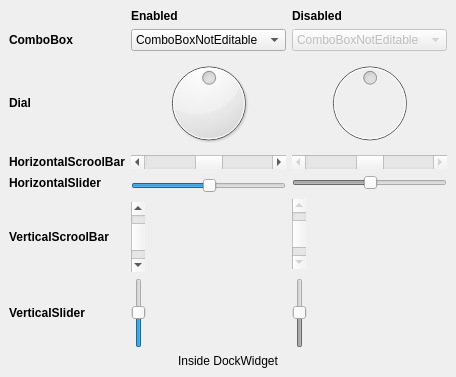
<?xml version="1.0" encoding="UTF-8"?>
<ui version="4.0">
 <class>DockWidget</class>
 <widget class="QDockWidget" name="DockWidget">
  <property name="geometry">
   <rect>
    <x>0</x>
    <y>0</y>
    <width>455</width>
    <height>377</height>
   </rect>
  </property>
  <property name="windowTitle">
   <string>Inputs - No Fields</string>
  </property>
  <widget class="QWidget" name="dockWidgetContents">
   <layout class="QGridLayout" name="gridLayout">
    <item row="2" column="1">
     <widget class="QDial" name="dial">
      <property name="minimumSize">
       <size>
        <width>0</width>
        <height>0</height>
       </size>
      </property>
      <property name="maximumSize">
       <size>
        <width>16777215</width>
        <height>16777215</height>
       </size>
      </property>
      <property name="toolTip">
       <string>This is a tool tip</string>
      </property>
      <property name="statusTip">
       <string>This is a status tip</string>
      </property>
      <property name="whatsThis">
       <string>This is &quot;what is this&quot;</string>
      </property>
      <property name="value">
       <number>50</number>
      </property>
     </widget>
    </item>
    <item row="7" column="0">
     <widget class="QLabel" name="label_25">
      <property name="minimumSize">
       <size>
        <width>0</width>
        <height>0</height>
       </size>
      </property>
      <property name="maximumSize">
       <size>
        <width>16777215</width>
        <height>16777215</height>
       </size>
      </property>
      <property name="font">
       <font>
        <weight>75</weight>
        <bold>true</bold>
       </font>
      </property>
      <property name="toolTip">
       <string>This is a tool tip</string>
      </property>
      <property name="statusTip">
       <string>This is a status tip</string>
      </property>
      <property name="whatsThis">
       <string>This is &quot;what is this&quot;</string>
      </property>
      <property name="text">
       <string>VerticalSlider</string>
      </property>
     </widget>
    </item>
    <item row="3" column="2">
     <widget class="QScrollBar" name="horizontalScrollBarDis">
      <property name="enabled">
       <bool>false</bool>
      </property>
      <property name="minimumSize">
       <size>
        <width>0</width>
        <height>0</height>
       </size>
      </property>
      <property name="maximumSize">
       <size>
        <width>16777215</width>
        <height>16777215</height>
       </size>
      </property>
      <property name="toolTip">
       <string>This is a tool tip</string>
      </property>
      <property name="statusTip">
       <string>This is a status tip</string>
      </property>
      <property name="whatsThis">
       <string>This is &quot;what is this&quot;</string>
      </property>
      <property name="value">
       <number>50</number>
      </property>
      <property name="orientation">
       <enum>Qt::Horizontal</enum>
      </property>
     </widget>
    </item>
    <item row="7" column="1">
     <widget class="QSlider" name="verticalSlider">
      <property name="minimumSize">
       <size>
        <width>0</width>
        <height>70</height>
       </size>
      </property>
      <property name="maximumSize">
       <size>
        <width>16777215</width>
        <height>70</height>
       </size>
      </property>
      <property name="toolTip">
       <string>This is a tool tip</string>
      </property>
      <property name="statusTip">
       <string>This is a status tip</string>
      </property>
      <property name="whatsThis">
       <string>This is &quot;what is this&quot;</string>
      </property>
      <property name="value">
       <number>50</number>
      </property>
      <property name="orientation">
       <enum>Qt::Vertical</enum>
      </property>
     </widget>
    </item>
    <item row="4" column="0">
     <widget class="QLabel" name="label_24">
      <property name="minimumSize">
       <size>
        <width>0</width>
        <height>0</height>
       </size>
      </property>
      <property name="maximumSize">
       <size>
        <width>16777215</width>
        <height>16777215</height>
       </size>
      </property>
      <property name="font">
       <font>
        <weight>75</weight>
        <bold>true</bold>
       </font>
      </property>
      <property name="toolTip">
       <string>This is a tool tip</string>
      </property>
      <property name="statusTip">
       <string>This is a status tip</string>
      </property>
      <property name="whatsThis">
       <string>This is &quot;what is this&quot;</string>
      </property>
      <property name="text">
       <string>HorizontalSlider</string>
      </property>
     </widget>
    </item>
    <item row="4" column="1" rowspan="2">
     <widget class="QSlider" name="horizontalSlider">
      <property name="minimumSize">
       <size>
        <width>0</width>
        <height>0</height>
       </size>
      </property>
      <property name="maximumSize">
       <size>
        <width>16777215</width>
        <height>16777215</height>
       </size>
      </property>
      <property name="toolTip">
       <string>This is a tool tip</string>
      </property>
      <property name="statusTip">
       <string>This is a status tip</string>
      </property>
      <property name="whatsThis">
       <string>This is &quot;what is this&quot;</string>
      </property>
      <property name="value">
       <number>50</number>
      </property>
      <property name="orientation">
       <enum>Qt::Horizontal</enum>
      </property>
     </widget>
    </item>
    <item row="4" column="2">
     <widget class="QSlider" name="horizontalSliderDis">
      <property name="enabled">
       <bool>false</bool>
      </property>
      <property name="minimumSize">
       <size>
        <width>0</width>
        <height>0</height>
       </size>
      </property>
      <property name="maximumSize">
       <size>
        <width>16777215</width>
        <height>16777215</height>
       </size>
      </property>
      <property name="toolTip">
       <string>This is a tool tip</string>
      </property>
      <property name="statusTip">
       <string>This is a status tip</string>
      </property>
      <property name="whatsThis">
       <string>This is &quot;what is this&quot;</string>
      </property>
      <property name="value">
       <number>50</number>
      </property>
      <property name="orientation">
       <enum>Qt::Horizontal</enum>
      </property>
     </widget>
    </item>
    <item row="6" column="0">
     <widget class="QLabel" name="label_23">
      <property name="minimumSize">
       <size>
        <width>0</width>
        <height>0</height>
       </size>
      </property>
      <property name="maximumSize">
       <size>
        <width>16777215</width>
        <height>16777215</height>
       </size>
      </property>
      <property name="font">
       <font>
        <weight>75</weight>
        <bold>true</bold>
       </font>
      </property>
      <property name="toolTip">
       <string>This is a tool tip</string>
      </property>
      <property name="statusTip">
       <string>This is a status tip</string>
      </property>
      <property name="whatsThis">
       <string>This is &quot;what is this&quot;</string>
      </property>
      <property name="text">
       <string>VerticalScroolBar</string>
      </property>
     </widget>
    </item>
    <item row="0" column="2">
     <widget class="QLabel" name="label_2">
      <property name="font">
       <font>
        <weight>75</weight>
        <bold>true</bold>
       </font>
      </property>
      <property name="text">
       <string>Disabled</string>
      </property>
     </widget>
    </item>
    <item row="5" column="2" rowspan="2">
     <widget class="QScrollBar" name="verticalScrollBarDis">
      <property name="enabled">
       <bool>false</bool>
      </property>
      <property name="minimumSize">
       <size>
        <width>0</width>
        <height>70</height>
       </size>
      </property>
      <property name="maximumSize">
       <size>
        <width>16777215</width>
        <height>70</height>
       </size>
      </property>
      <property name="toolTip">
       <string>This is a tool tip</string>
      </property>
      <property name="statusTip">
       <string>This is a status tip</string>
      </property>
      <property name="whatsThis">
       <string>This is &quot;what is this&quot;</string>
      </property>
      <property name="value">
       <number>50</number>
      </property>
      <property name="orientation">
       <enum>Qt::Vertical</enum>
      </property>
     </widget>
    </item>
    <item row="2" column="0">
     <widget class="QLabel" name="label_21">
      <property name="minimumSize">
       <size>
        <width>0</width>
        <height>0</height>
       </size>
      </property>
      <property name="maximumSize">
       <size>
        <width>16777215</width>
        <height>16777215</height>
       </size>
      </property>
      <property name="font">
       <font>
        <weight>75</weight>
        <bold>true</bold>
       </font>
      </property>
      <property name="toolTip">
       <string>This is a tool tip</string>
      </property>
      <property name="statusTip">
       <string>This is a status tip</string>
      </property>
      <property name="whatsThis">
       <string>This is &quot;what is this&quot;</string>
      </property>
      <property name="text">
       <string>Dial</string>
      </property>
     </widget>
    </item>
    <item row="8" column="0">
     <spacer name="verticalSpacerDis">
      <property name="toolTip">
       <string>This is a tool tip</string>
      </property>
      <property name="statusTip">
       <string>This is a status tip</string>
      </property>
      <property name="whatsThis">
       <string>This is &quot;what is this&quot;</string>
      </property>
      <property name="orientation">
       <enum>Qt::Vertical</enum>
      </property>
      <property name="sizeHint" stdset="0">
       <size>
        <width>20</width>
        <height>0</height>
       </size>
      </property>
     </spacer>
    </item>
    <item row="6" column="1">
     <widget class="QScrollBar" name="verticalScrollBar">
      <property name="minimumSize">
       <size>
        <width>0</width>
        <height>70</height>
       </size>
      </property>
      <property name="maximumSize">
       <size>
        <width>16777215</width>
        <height>70</height>
       </size>
      </property>
      <property name="toolTip">
       <string>This is a tool tip</string>
      </property>
      <property name="statusTip">
       <string>This is a status tip</string>
      </property>
      <property name="whatsThis">
       <string>This is &quot;what is this&quot;</string>
      </property>
      <property name="value">
       <number>50</number>
      </property>
      <property name="orientation">
       <enum>Qt::Vertical</enum>
      </property>
     </widget>
    </item>
    <item row="3" column="1">
     <widget class="QScrollBar" name="horizontalScrollBar">
      <property name="minimumSize">
       <size>
        <width>0</width>
        <height>0</height>
       </size>
      </property>
      <property name="maximumSize">
       <size>
        <width>16777215</width>
        <height>16777215</height>
       </size>
      </property>
      <property name="toolTip">
       <string>This is a tool tip</string>
      </property>
      <property name="statusTip">
       <string>This is a status tip</string>
      </property>
      <property name="whatsThis">
       <string>This is &quot;what is this&quot;</string>
      </property>
      <property name="value">
       <number>50</number>
      </property>
      <property name="orientation">
       <enum>Qt::Horizontal</enum>
      </property>
     </widget>
    </item>
    <item row="1" column="1">
     <widget class="QComboBox" name="comboBox">
      <property name="minimumSize">
       <size>
        <width>0</width>
        <height>0</height>
       </size>
      </property>
      <property name="maximumSize">
       <size>
        <width>16777215</width>
        <height>16777215</height>
       </size>
      </property>
      <property name="toolTip">
       <string>This is a tool tip</string>
      </property>
      <property name="statusTip">
       <string>This is a status tip</string>
      </property>
      <property name="whatsThis">
       <string>This is &quot;what is this&quot;</string>
      </property>
      <item>
       <property name="text">
        <string>ComboBoxNotEditable</string>
       </property>
      </item>
      <item>
       <property name="text">
        <string>Option 1 No Icon</string>
       </property>
      </item>
      <item>
       <property name="text">
        <string>Option 2 No Icon</string>
       </property>
      </item>
      <item>
       <property name="text">
        <string>Option 1 With Icon</string>
       </property>
       <property name="icon">
        <iconset resource="../../dark/style.qrc">
         <normaloff>:/qss_icons/dark/rc/window_undock_focus.png</normaloff>:/qss_icons/dark/rc/window_undock_focus.png</iconset>
       </property>
      </item>
      <item>
       <property name="text">
        <string>Option 2 With Icon</string>
       </property>
       <property name="icon">
        <iconset resource="../../dark/style.qrc">
         <normaloff>:/qss_icons/dark/rc/window_close_focus.png</normaloff>:/qss_icons/dark/rc/window_close_focus.png</iconset>
       </property>
      </item>
     </widget>
    </item>
    <item row="3" column="0">
     <widget class="QLabel" name="label_22">
      <property name="minimumSize">
       <size>
        <width>0</width>
        <height>0</height>
       </size>
      </property>
      <property name="maximumSize">
       <size>
        <width>16777215</width>
        <height>16777215</height>
       </size>
      </property>
      <property name="font">
       <font>
        <weight>75</weight>
        <bold>true</bold>
       </font>
      </property>
      <property name="toolTip">
       <string>This is a tool tip</string>
      </property>
      <property name="statusTip">
       <string>This is a status tip</string>
      </property>
      <property name="whatsThis">
       <string>This is &quot;what is this&quot;</string>
      </property>
      <property name="text">
       <string>HorizontalScroolBar</string>
      </property>
     </widget>
    </item>
    <item row="0" column="1">
     <widget class="QLabel" name="label">
      <property name="font">
       <font>
        <weight>75</weight>
        <bold>true</bold>
       </font>
      </property>
      <property name="text">
       <string>Enabled</string>
      </property>
     </widget>
    </item>
    <item row="9" column="0" colspan="3">
     <widget class="QLabel" name="label_50">
      <property name="toolTip">
       <string>This is a tool tip</string>
      </property>
      <property name="statusTip">
       <string>This is a status tip</string>
      </property>
      <property name="whatsThis">
       <string>This is &quot;what is this&quot;</string>
      </property>
      <property name="text">
       <string>Inside DockWidget</string>
      </property>
      <property name="alignment">
       <set>Qt::AlignCenter</set>
      </property>
     </widget>
    </item>
    <item row="1" column="0">
     <widget class="QLabel" name="label_11">
      <property name="minimumSize">
       <size>
        <width>0</width>
        <height>0</height>
       </size>
      </property>
      <property name="maximumSize">
       <size>
        <width>16777215</width>
        <height>16777215</height>
       </size>
      </property>
      <property name="font">
       <font>
        <weight>75</weight>
        <bold>true</bold>
       </font>
      </property>
      <property name="toolTip">
       <string>This is a tool tip</string>
      </property>
      <property name="statusTip">
       <string>This is a status tip</string>
      </property>
      <property name="whatsThis">
       <string>This is &quot;what is this&quot;</string>
      </property>
      <property name="text">
       <string>ComboBox</string>
      </property>
     </widget>
    </item>
    <item row="2" column="2">
     <widget class="QDial" name="dialDis">
      <property name="enabled">
       <bool>false</bool>
      </property>
      <property name="minimumSize">
       <size>
        <width>0</width>
        <height>0</height>
       </size>
      </property>
      <property name="maximumSize">
       <size>
        <width>16777215</width>
        <height>16777215</height>
       </size>
      </property>
      <property name="toolTip">
       <string>This is a tool tip</string>
      </property>
      <property name="statusTip">
       <string>This is a status tip</string>
      </property>
      <property name="whatsThis">
       <string>This is &quot;what is this&quot;</string>
      </property>
      <property name="value">
       <number>50</number>
      </property>
     </widget>
    </item>
    <item row="7" column="2">
     <widget class="QSlider" name="verticalSliderDis">
      <property name="enabled">
       <bool>false</bool>
      </property>
      <property name="minimumSize">
       <size>
        <width>0</width>
        <height>70</height>
       </size>
      </property>
      <property name="maximumSize">
       <size>
        <width>16777215</width>
        <height>70</height>
       </size>
      </property>
      <property name="toolTip">
       <string>This is a tool tip</string>
      </property>
      <property name="statusTip">
       <string>This is a status tip</string>
      </property>
      <property name="whatsThis">
       <string>This is &quot;what is this&quot;</string>
      </property>
      <property name="value">
       <number>50</number>
      </property>
      <property name="orientation">
       <enum>Qt::Vertical</enum>
      </property>
     </widget>
    </item>
    <item row="1" column="2">
     <widget class="QComboBox" name="comboBoxDis">
      <property name="enabled">
       <bool>false</bool>
      </property>
      <property name="minimumSize">
       <size>
        <width>0</width>
        <height>0</height>
       </size>
      </property>
      <property name="maximumSize">
       <size>
        <width>16777215</width>
        <height>16777215</height>
       </size>
      </property>
      <property name="toolTip">
       <string>This is a tool tip</string>
      </property>
      <property name="statusTip">
       <string>This is a status tip</string>
      </property>
      <property name="whatsThis">
       <string>This is &quot;what is this&quot;</string>
      </property>
      <item>
       <property name="text">
        <string>ComboBoxNotEditable</string>
       </property>
      </item>
      <item>
       <property name="text">
        <string>ComboBox B</string>
       </property>
      </item>
      <item>
       <property name="text">
        <string>ComboBox C</string>
       </property>
      </item>
     </widget>
    </item>
   </layout>
  </widget>
 </widget>
 <resources>
  <include location="../../dark/style.qrc"/>
 </resources>
 <connections>
  <connection>
   <sender>dial</sender>
   <signal>sliderMoved(int)</signal>
   <receiver>dialDis</receiver>
   <slot>setValue(int)</slot>
   <hints>
    <hint type="sourcelabel">
     <x>222</x>
     <y>122</y>
    </hint>
    <hint type="destinationlabel">
     <x>299</x>
     <y>121</y>
    </hint>
   </hints>
  </connection>
  <connection>
   <sender>horizontalScrollBar</sender>
   <signal>sliderMoved(int)</signal>
   <receiver>horizontalScrollBarDis</receiver>
   <slot>setValue(int)</slot>
   <hints>
    <hint type="sourcelabel">
     <x>196</x>
     <y>158</y>
    </hint>
    <hint type="destinationlabel">
     <x>314</x>
     <y>163</y>
    </hint>
   </hints>
  </connection>
  <connection>
   <sender>horizontalSlider</sender>
   <signal>sliderMoved(int)</signal>
   <receiver>horizontalSliderDis</receiver>
   <slot>setValue(int)</slot>
   <hints>
    <hint type="sourcelabel">
     <x>192</x>
     <y>192</y>
    </hint>
    <hint type="destinationlabel">
     <x>305</x>
     <y>190</y>
    </hint>
   </hints>
  </connection>
  <connection>
   <sender>verticalScrollBar</sender>
   <signal>sliderMoved(int)</signal>
   <receiver>verticalScrollBarDis</receiver>
   <slot>setValue(int)</slot>
   <hints>
    <hint type="sourcelabel">
     <x>163</x>
     <y>236</y>
    </hint>
    <hint type="destinationlabel">
     <x>284</x>
     <y>245</y>
    </hint>
   </hints>
  </connection>
  <connection>
   <sender>verticalSlider</sender>
   <signal>sliderMoved(int)</signal>
   <receiver>verticalSliderDis</receiver>
   <slot>setValue(int)</slot>
   <hints>
    <hint type="sourcelabel">
     <x>172</x>
     <y>328</y>
    </hint>
    <hint type="destinationlabel">
     <x>289</x>
     <y>329</y>
    </hint>
   </hints>
  </connection>
  <connection>
   <sender>comboBox</sender>
   <signal>currentIndexChanged(int)</signal>
   <receiver>comboBoxDis</receiver>
   <slot>setCurrentIndex(int)</slot>
   <hints>
    <hint type="sourcelabel">
     <x>230</x>
     <y>76</y>
    </hint>
    <hint type="destinationlabel">
     <x>322</x>
     <y>77</y>
    </hint>
   </hints>
  </connection>
 </connections>
</ui>
